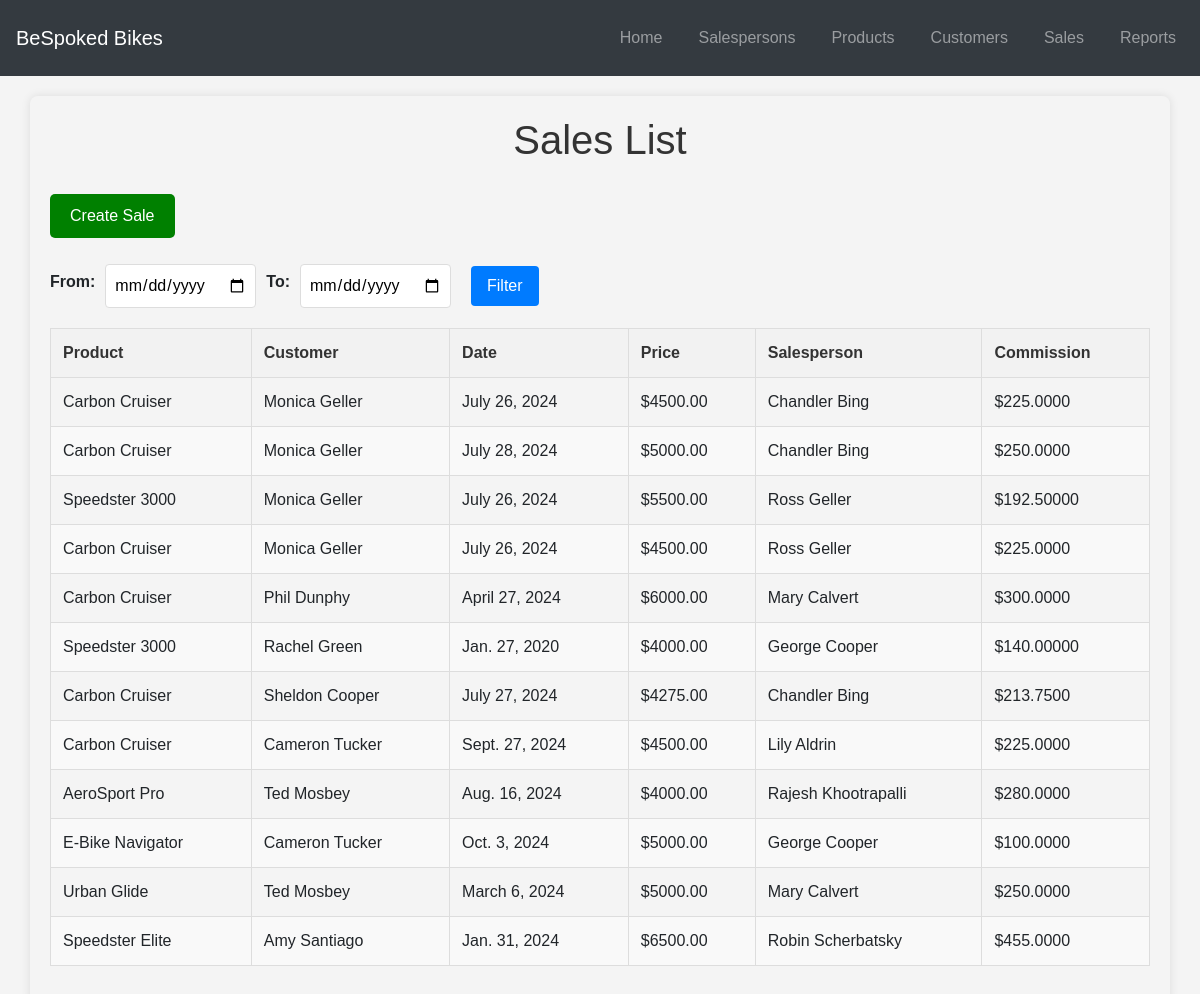
Page /sales/ on the committed database.
### sales/models.py (models this page shows, shortened)
class Sales(models.Model):
    product = models.ForeignKey(Product, on_delete=models.CASCADE)
    salesperson = models.ForeignKey(Salesperson, on_delete=models.CASCADE)
    customer = models.ForeignKey(Customer, on_delete=models.CASCADE)
    sales_date = models.DateField(default=timezone.now)
    price = models.DecimalField(max_digits=10, decimal_places=2)

class Product(models.Model):
    name = models.CharField(max_length=100, unique=True)
    manufacturer = models.CharField(max_length=100)
    style = models.CharField(max_length=50)
    purchase_price = models.DecimalField(max_digits=10, decimal_places=2)
    sale_price = models.DecimalField(max_digits=10, decimal_places=2)
    qty_on_hand = models.PositiveIntegerField(validators=[MinValueValidator(0)])
    commission_percentage = models.DecimalField(max_digits=5, decimal_places=2)

class Customer(models.Model):
    first_name = models.CharField(max_length=50)
    last_name = models.CharField(max_length=50)
    address = models.CharField(max_length=255)
    phone = models.CharField(max_length=20)
    start_date = models.DateField()

class Salesperson(models.Model):
    first_name = models.CharField(max_length=50)
    last_name = models.CharField(max_length=50)
    address = models.CharField(max_length=255)
    phone = models.CharField(max_length=20)
    start_date = models.DateField()
    termination_date = models.DateField(null=True, blank=True)
    manager = models.CharField(max_length=100)
    class Meta:
        unique_together = ['first_name', 'last_name']

### sales/views.py (the view)
# urls.py: path('sales/', views.sales_list, name='sales_list'),
def sales_list(request):
    sales = Sales.objects.all()
    from_date = request.GET.get('from_date')
    to_date = request.GET.get('to_date')
    if from_date:
        from_date_parsed = parse_date(from_date)
        if from_date_parsed:
            sales = sales.filter(sales_date__gte=from_date_parsed)
    if to_date:
        to_date_parsed = parse_date(to_date)
        if to_date_parsed:
            sales = sales.filter(sales_date__lte=to_date_parsed)
    for sale in sales:
        sale.commission = sale.price * (sale.product.commission_percentage / 100)
    context = {
        'from_date': from_date,
        'to_date': to_date,
    }
    return render(request, 'sales/sales_list.html', {'sales': sales, 'title': 'Saleslist'})

### sales/templates/sales/sales_list.html (shortened to what this page needs)
{% extends "sales/base.html" %}
{% load static %}
{% block content %}
<link rel="stylesheet" href="{% static 'css/styles.css' %}">
<div class="container">
    <h1>Sales List</h1>
    <a href="{% url 'create_sale' %}" class="btn" title="Click to create a New Sale Record">Create Sale</a>
    <form class="filter-form" method="get" action="{% url 'sales_list' %}">
        <label for="from_date">From:</label>
        <input type="date" id="from_date" name="from_date" value="{{ request.GET.from_date }}">
        <label for="to_date">To:</label>
        <input type="date" id="to_date" name="to_date" value="{{ request.GET.to_date }}">
        <button type="submit" title="Click to filter the sales">Filter</button>
    </form>
    <table>
        <thead>
            <tr>
                <th>Product</th>
                <th>Customer</th>
                <th>Date</th>
                <th>Price</th>
                <th>Salesperson</th>
                <th>Commission</th>
            </tr>
        </thead>
        <tbody>
            {% for sale in sales %}
                <tr>
                    <td>{{ sale.product.name }}</td>
                    <td>{{ sale.customer.first_name }} {{ sale.customer.last_name }}</td>
                    <td>{{ sale.sales_date }}</td>
                    <td>${{ sale.price }}</td>
                    <td>{{ sale.salesperson.first_name }} {{ sale.salesperson.last_name }}</td>
                    <td>${{ sale.commission }}</td>
                </tr>
            {% empty %}
                <tr>
                    <td colspan="6">No sales available.</td>
                </tr>
            {% endfor %}
        </tbody>
    </table>
</div>
{% endblock %}

### sales/static/css/styles.css (style rules this page uses)
body { font-family: Arial, sans-serif; }
.container { background: #black; padding: 20px; border-radius: 8px; box-shadow: 0 0 10px rgba(0, 0, 0, 0.1); }
h1 { text-align: center; color: #333; margin-bottom: 20px; }
table { width: 100%; border-collapse: collapse; }
th, td { padding: 10px; border: 1px solid #ddd; text-align: left; }
a { color: #007bff; text-decoration: none; }
form { margin-bottom: 20px; }
button { padding: 10px 20px; background-color: #007bff; color: white; border: none; cursor: pointer; }

### sales/templates/sales/sales_list.html (style rules this page uses)
body { font-family: Arial, sans-serif; background-color: #f4f4f4; margin: 0; padding: 0; }
h1 { text-align: center; color: #333; }
table { width: 100%; border-collapse: collapse; margin: 20px 0; }
table, th, td { border: 1px solid #ddd; }
th, td { padding: 12px; text-align: left; }
th { background-color: #f2f2f2; color: #333; }
tr:nth-child(even) { background-color: #f9f9f9; }
.btn { display: inline-block; padding: 10px 20px; margin: 10px 0; border: none; border-radius: 5px; color: white; cursor: pointer; background-color: green; text-decoration: none; text-align: center; }
.filter-form { display: flex; align-items: center; flex-wrap: wrap; }
.filter-form label { margin-right: 10px; font-weight: bold; }
.filter-form input { margin-right: 10px; padding: 8px; border: 1px solid #ddd; border-radius: 4px; }
.filter-form button { display: inline-block; padding: 8px 16px; margin-left: 10px; background-color: #007bff; border: none; border-radius: 4px; color: white; cursor: pointer; }

### rows in the picture
Sales: product.name "Carbon Cruiser", customer.first_name "Monica", customer.last_name "Geller", sales_date "July 26, 2024", price "4500.00", salesperson.first_name "Chandler", salesperson.last_name "Bing", commission "225.0000"
Sales: product.name "Carbon Cruiser", customer.first_name "Monica", customer.last_name "Geller", sales_date "July 28, 2024", price "5000.00", salesperson.first_name "Chandler", salesperson.last_name "Bing", commission "250.0000"
Sales: product.name "Speedster 3000", customer.first_name "Monica", customer.last_name "Geller", sales_date "July 26, 2024", price "5500.00", salesperson.first_name "Ross", salesperson.last_name "Geller", commission "192.50000"
Sales: product.name "Carbon Cruiser", customer.first_name "Monica", customer.last_name "Geller", sales_date "July 26, 2024", price "4500.00", salesperson.first_name "Ross", salesperson.last_name "Geller", commission "225.0000"
Sales: product.name "Carbon Cruiser", customer.first_name "Phil", customer.last_name "Dunphy", sales_date "April 27, 2024", price "6000.00", salesperson.first_name "Mary", salesperson.last_name "Calvert", commission "300.0000"
Sales: product.name "Speedster 3000", customer.first_name "Rachel", customer.last_name "Green", sales_date "Jan. 27, 2020", price "4000.00", salesperson.first_name "George", salesperson.last_name "Cooper", commission "140.00000"
Sales: product.name "Carbon Cruiser", customer.first_name "Sheldon", customer.last_name "Cooper", sales_date "July 27, 2024", price "4275.00", salesperson.first_name "Chandler", salesperson.last_name "Bing", commission "213.7500"
Sales: product.name "Carbon Cruiser", customer.first_name "Cameron", customer.last_name "Tucker", sales_date "Sept. 27, 2024", price "4500.00", salesperson.first_name "Lily", salesperson.last_name "Aldrin", commission "225.0000"
Sales: product.name "AeroSport Pro", customer.first_name "Ted", customer.last_name "Mosbey", sales_date "Aug. 16, 2024", price "4000.00", salesperson.first_name "Rajesh", salesperson.last_name "Khootrapalli", commission "280.0000"
Sales: product.name "E-Bike Navigator", customer.first_name "Cameron", customer.last_name "Tucker", sales_date "Oct. 3, 2024", price "5000.00", salesperson.first_name "George", salesperson.last_name "Cooper", commission "100.0000"
Sales: product.name "Urban Glide", customer.first_name "Ted", customer.last_name "Mosbey", sales_date "March 6, 2024", price "5000.00", salesperson.first_name "Mary", salesperson.last_name "Calvert", commission "250.0000"
Sales: product.name "Speedster Elite", customer.first_name "Amy", customer.last_name "Santiago", sales_date "Jan. 31, 2024", price "6500.00", salesperson.first_name "Robin", salesperson.last_name "Scherbatsky", commission "455.0000"
